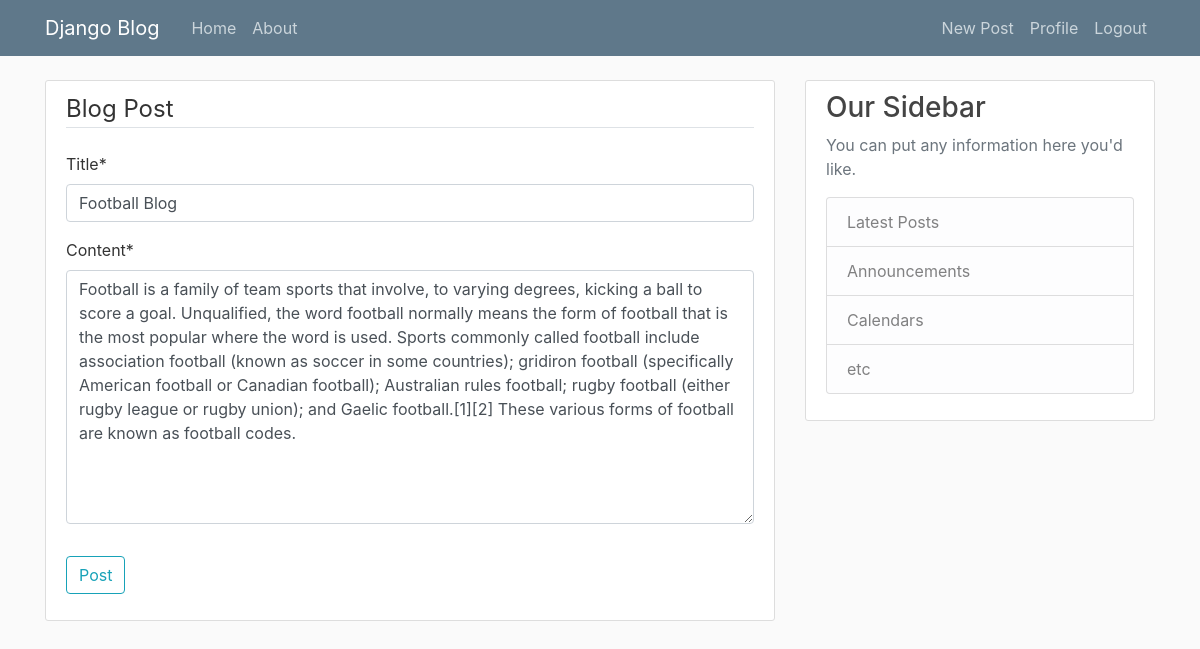
Screenshot of /post/9/update (signed in) with the database file from the repository.
### blog/models.py (models this page shows, shortened)
class Post(models.Model):
    title=models.CharField(max_length=100)
    content=models.TextField()
    date_posted=models.DateTimeField(default=timezone.now)
    author=models.ForeignKey(User,on_delete=models.CASCADE)

### blog/views.py (the view, shortened to what this page needs)
# urls.py: path('post/<int:pk>/update', PostUpdateView.as_view(), name='post-update'),
class PostUpdateView(LoginRequiredMixin,UserPassesTestMixin,UpdateView):
    model = Post
    fields = ['title','content']
    def test_func(self):
        post=self.get_object()
        if(self.request.user==post.author):
            return True
        return False

### blog/templates/blog/post_form.html (shortened to what this page needs)
{% extends "blog/base.html" %}
{% load crispy_forms_tags %}
{% block content %}
    <div class="content-section">
        <form method="POST">
            <fieldset class="form-group">
                <legend class="border-bottom mb-4">Blog Post</legend>
                {{ form | crispy}}
            </fieldset>
            <div class="form-group">
                <button class="btn btn-outline-info" type="submit">Post</button>
            </div>
        </form>
    </div>
{% endblock content %}

### blog/static/blog/main.css (style rules this page uses)
body { background: #fafafa; color: #333333; margin-top: 5rem; }
.content-section { background: #ffffff; padding: 10px 20px; border: 1px solid #dddddd; border-radius: 3px; margin-bottom: 20px; }

### rows the page displays
Post: title "Football Blog", content "Football is a family of team sports that involve, to varying degrees, kicking a ball to score a goal. Unqualified, the word football normally means the form of football that is the most popular where the word is used. Sports commonly called football include association football (known as soccer in some countries); gridiron football (specifically American football or Canadian football); Australian rules football; rugby football (either rugby league or rugby union); and Gaelic football.[1][2] These various forms of football are known as football codes."
